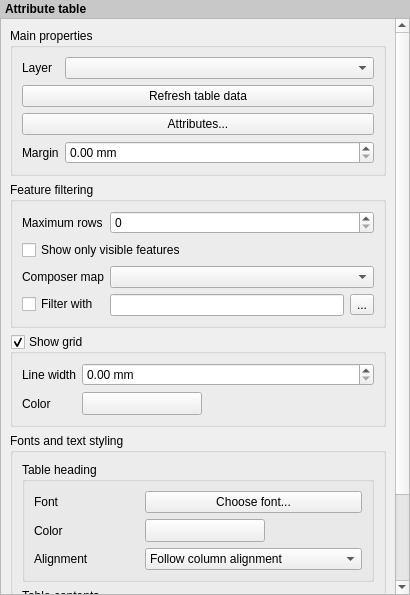
<?xml version="1.0" encoding="UTF-8"?>
<ui version="4.0">
 <class>ComposerTableWidgetBase</class>
 <widget class="QWidget" name="ComposerTableWidgetBase">
  <property name="geometry">
   <rect>
    <x>0</x>
    <y>0</y>
    <width>410</width>
    <height>595</height>
   </rect>
  </property>
  <property name="windowTitle">
   <string>Attribute Table</string>
  </property>
  <layout class="QVBoxLayout" name="verticalLayout">
   <property name="spacing">
    <number>0</number>
   </property>
   <property name="leftMargin">
    <number>0</number>
   </property>
   <property name="topMargin">
    <number>0</number>
   </property>
   <property name="rightMargin">
    <number>0</number>
   </property>
   <property name="bottomMargin">
    <number>0</number>
   </property>
   <item>
    <widget class="QLabel" name="label">
     <property name="sizePolicy">
      <sizepolicy hsizetype="Preferred" vsizetype="Maximum">
       <horstretch>0</horstretch>
       <verstretch>0</verstretch>
      </sizepolicy>
     </property>
     <property name="styleSheet">
      <string notr="true">padding: 2px; font-weight: bold; background-color: rgb(200, 200, 200);</string>
     </property>
     <property name="text">
      <string>Attribute table</string>
     </property>
    </widget>
   </item>
   <item>
    <widget class="QScrollArea" name="scrollArea">
     <property name="widgetResizable">
      <bool>true</bool>
     </property>
     <widget class="QWidget" name="scrollAreaWidgetContents">
      <property name="geometry">
       <rect>
        <x>0</x>
        <y>0</y>
        <width>391</width>
        <height>612</height>
       </rect>
      </property>
      <layout class="QVBoxLayout" name="mainLayout">
       <item>
        <widget class="QgsCollapsibleGroupBoxBasic" name="groupBox">
         <property name="focusPolicy">
          <enum>Qt::StrongFocus</enum>
         </property>
         <property name="title">
          <string>Main properties</string>
         </property>
         <property name="syncGroup" stdset="0">
          <string notr="true">composeritem</string>
         </property>
         <property name="collapsed" stdset="0">
          <bool>false</bool>
         </property>
         <layout class="QFormLayout" name="formLayout">
          <property name="fieldGrowthPolicy">
           <enum>QFormLayout::AllNonFixedFieldsGrow</enum>
          </property>
          <property name="labelAlignment">
           <set>Qt::AlignLeading|Qt::AlignLeft|Qt::AlignVCenter</set>
          </property>
          <item row="0" column="0">
           <widget class="QLabel" name="mLayerLabel">
            <property name="text">
             <string>Layer</string>
            </property>
            <property name="wordWrap">
             <bool>true</bool>
            </property>
           </widget>
          </item>
          <item row="0" column="1">
           <widget class="QgsMapLayerComboBox" name="mLayerComboBox">
            <property name="sizePolicy">
             <sizepolicy hsizetype="Expanding" vsizetype="Fixed">
              <horstretch>0</horstretch>
              <verstretch>0</verstretch>
             </sizepolicy>
            </property>
           </widget>
          </item>
          <item row="1" column="0" colspan="2">
           <widget class="QPushButton" name="mRefreshPushButton">
            <property name="text">
             <string>Refresh table data</string>
            </property>
           </widget>
          </item>
          <item row="2" column="0" colspan="2">
           <widget class="QPushButton" name="mAttributesPushButton">
            <property name="text">
             <string>Attributes...</string>
            </property>
           </widget>
          </item>
          <item row="3" column="0">
           <widget class="QLabel" name="mMarginLabel">
            <property name="text">
             <string>Margin</string>
            </property>
            <property name="wordWrap">
             <bool>true</bool>
            </property>
            <property name="buddy">
             <cstring>mMarginSpinBox</cstring>
            </property>
           </widget>
          </item>
          <item row="3" column="1">
           <widget class="QDoubleSpinBox" name="mMarginSpinBox">
            <property name="suffix">
             <string> mm</string>
            </property>
           </widget>
          </item>
         </layout>
        </widget>
       </item>
       <item>
        <widget class="QgsCollapsibleGroupBoxBasic" name="groupBox_5">
         <property name="focusPolicy">
          <enum>Qt::StrongFocus</enum>
         </property>
         <property name="title">
          <string>Feature filtering</string>
         </property>
         <property name="syncGroup" stdset="0">
          <string notr="true">composeritem</string>
         </property>
         <property name="collapsed" stdset="0">
          <bool>false</bool>
         </property>
         <layout class="QFormLayout" name="formLayout_3">
          <item row="0" column="0">
           <widget class="QLabel" name="mMaxNumFeaturesLabel">
            <property name="text">
             <string>Maximum rows</string>
            </property>
            <property name="wordWrap">
             <bool>true</bool>
            </property>
            <property name="buddy">
             <cstring>mMaximumColumnsSpinBox</cstring>
            </property>
           </widget>
          </item>
          <item row="0" column="1">
           <widget class="QSpinBox" name="mMaximumColumnsSpinBox">
            <property name="maximum">
             <number>999</number>
            </property>
           </widget>
          </item>
          <item row="1" column="0" colspan="2">
           <widget class="QCheckBox" name="mShowOnlyVisibleFeaturesCheckBox">
            <property name="text">
             <string>Show only visible features</string>
            </property>
           </widget>
          </item>
          <item row="2" column="0">
           <widget class="QLabel" name="mComposerMapLabel">
            <property name="text">
             <string>Composer map</string>
            </property>
            <property name="wordWrap">
             <bool>true</bool>
            </property>
            <property name="buddy">
             <cstring>mComposerMapComboBox</cstring>
            </property>
           </widget>
          </item>
          <item row="2" column="1">
           <widget class="QComboBox" name="mComposerMapComboBox"/>
          </item>
          <item row="3" column="0">
           <widget class="QCheckBox" name="mFeatureFilterCheckBox">
            <property name="text">
             <string>Filter with</string>
            </property>
           </widget>
          </item>
          <item row="3" column="1">
           <layout class="QHBoxLayout" name="horizontalLayout">
            <item>
             <widget class="QLineEdit" name="mFeatureFilterEdit"/>
            </item>
            <item>
             <widget class="QToolButton" name="mFeatureFilterButton">
              <property name="text">
               <string>...</string>
              </property>
              <property name="icon">
               <iconset>
                <normaloff>:/images/themes/default/mIconExpression.svg</normaloff>:/images/themes/default/mIconExpression.svg</iconset>
              </property>
             </widget>
            </item>
           </layout>
          </item>
         </layout>
         <zorder>mShowOnlyVisibleFeaturesCheckBox</zorder>
         <zorder>mComposerMapLabel</zorder>
         <zorder>mComposerMapComboBox</zorder>
         <zorder>mFeatureFilterCheckBox</zorder>
         <zorder>mMaximumColumnsSpinBox</zorder>
         <zorder>mMaxNumFeaturesLabel</zorder>
        </widget>
       </item>
       <item>
        <widget class="QgsCollapsibleGroupBoxBasic" name="mShowGridGroupCheckBox">
         <property name="title">
          <string>Show grid</string>
         </property>
         <property name="checkable">
          <bool>true</bool>
         </property>
         <property name="syncGroup" stdset="0">
          <string notr="true">composeritem</string>
         </property>
         <property name="collapsed" stdset="0">
          <bool>false</bool>
         </property>
         <layout class="QFormLayout" name="formLayout_2">
          <item row="0" column="0">
           <widget class="QLabel" name="mGridStrokeWidthLabel">
            <property name="text">
             <string>Line width</string>
            </property>
            <property name="wordWrap">
             <bool>true</bool>
            </property>
            <property name="buddy">
             <cstring>mGridStrokeWidthSpinBox</cstring>
            </property>
           </widget>
          </item>
          <item row="0" column="1">
           <widget class="QDoubleSpinBox" name="mGridStrokeWidthSpinBox">
            <property name="suffix">
             <string> mm</string>
            </property>
           </widget>
          </item>
          <item row="1" column="0">
           <widget class="QLabel" name="label_6">
            <property name="text">
             <string>Color</string>
            </property>
           </widget>
          </item>
          <item row="1" column="1">
           <widget class="QgsColorButtonV2" name="mGridColorButton">
            <property name="minimumSize">
             <size>
              <width>120</width>
              <height>0</height>
             </size>
            </property>
            <property name="maximumSize">
             <size>
              <width>120</width>
              <height>16777215</height>
             </size>
            </property>
            <property name="text">
             <string/>
            </property>
           </widget>
          </item>
         </layout>
        </widget>
       </item>
       <item>
        <widget class="QgsCollapsibleGroupBoxBasic" name="groupBox_3">
         <property name="focusPolicy">
          <enum>Qt::StrongFocus</enum>
         </property>
         <property name="title">
          <string>Fonts and text styling</string>
         </property>
         <property name="syncGroup" stdset="0">
          <string notr="true">composeritem</string>
         </property>
         <property name="collapsed" stdset="0">
          <bool>false</bool>
         </property>
         <layout class="QVBoxLayout" name="verticalLayout_2">
          <item>
           <widget class="QGroupBox" name="groupBox_2">
            <property name="title">
             <string>Table heading</string>
            </property>
            <layout class="QGridLayout" name="gridLayout">
             <item row="3" column="1" colspan="2">
              <widget class="QComboBox" name="mHeaderHAlignmentComboBox">
               <property name="sizePolicy">
                <sizepolicy hsizetype="Expanding" vsizetype="Fixed">
                 <horstretch>0</horstretch>
                 <verstretch>0</verstretch>
                </sizepolicy>
               </property>
               <item>
                <property name="text">
                 <string>Follow column alignment</string>
                </property>
               </item>
               <item>
                <property name="text">
                 <string>Left</string>
                </property>
               </item>
               <item>
                <property name="text">
                 <string>Center</string>
                </property>
               </item>
               <item>
                <property name="text">
                 <string>Right</string>
                </property>
               </item>
              </widget>
             </item>
             <item row="3" column="0">
              <widget class="QLabel" name="label_2">
               <property name="text">
                <string>Alignment</string>
               </property>
              </widget>
             </item>
             <item row="2" column="0">
              <widget class="QLabel" name="label_3">
               <property name="text">
                <string>Color</string>
               </property>
              </widget>
             </item>
             <item row="0" column="0">
              <widget class="QLabel" name="label_5">
               <property name="text">
                <string>Font</string>
               </property>
              </widget>
             </item>
             <item row="0" column="1" colspan="2">
              <widget class="QPushButton" name="mHeaderFontPushButton">
               <property name="text">
                <string>Choose font...</string>
               </property>
              </widget>
             </item>
             <item row="2" column="1" colspan="2">
              <widget class="QgsColorButtonV2" name="mHeaderFontColorButton">
               <property name="minimumSize">
                <size>
                 <width>120</width>
                 <height>0</height>
                </size>
               </property>
               <property name="maximumSize">
                <size>
                 <width>120</width>
                 <height>16777215</height>
                </size>
               </property>
               <property name="text">
                <string/>
               </property>
              </widget>
             </item>
            </layout>
           </widget>
          </item>
          <item>
           <widget class="QGroupBox" name="groupBox_4">
            <property name="title">
             <string>Table contents</string>
            </property>
            <layout class="QGridLayout" name="gridLayout_2">
             <item row="1" column="0">
              <widget class="QLabel" name="label_4">
               <property name="text">
                <string>Color</string>
               </property>
              </widget>
             </item>
             <item row="1" column="1" colspan="2">
              <widget class="QgsColorButtonV2" name="mContentFontColorButton">
               <property name="minimumSize">
                <size>
                 <width>120</width>
                 <height>0</height>
                </size>
               </property>
               <property name="maximumSize">
                <size>
                 <width>120</width>
                 <height>16777215</height>
                </size>
               </property>
               <property name="text">
                <string/>
               </property>
              </widget>
             </item>
             <item row="0" column="1" colspan="2">
              <widget class="QPushButton" name="mContentFontPushButton">
               <property name="text">
                <string>Choose font...</string>
               </property>
              </widget>
             </item>
             <item row="0" column="0">
              <widget class="QLabel" name="lblContentsFont">
               <property name="text">
                <string>Font</string>
               </property>
              </widget>
             </item>
            </layout>
           </widget>
          </item>
         </layout>
        </widget>
       </item>
      </layout>
     </widget>
    </widget>
   </item>
  </layout>
 </widget>
 <customwidgets>
  <customwidget>
   <class>QgsCollapsibleGroupBoxBasic</class>
   <extends>QGroupBox</extends>
   <header>qgscollapsiblegroupbox.h</header>
   <container>1</container>
  </customwidget>
  <customwidget>
   <class>QgsMapLayerComboBox</class>
   <extends>QComboBox</extends>
   <header location="global">qgsmaplayercombobox.h</header>
  </customwidget>
  <customwidget>
   <class>QgsColorButtonV2</class>
   <extends>QToolButton</extends>
   <header>qgscolorbuttonv2.h</header>
   <container>1</container>
  </customwidget>
 </customwidgets>
 <tabstops>
  <tabstop>scrollArea</tabstop>
  <tabstop>groupBox</tabstop>
  <tabstop>mLayerComboBox</tabstop>
  <tabstop>mRefreshPushButton</tabstop>
  <tabstop>mAttributesPushButton</tabstop>
  <tabstop>mMarginSpinBox</tabstop>
  <tabstop>groupBox_5</tabstop>
  <tabstop>mMaximumColumnsSpinBox</tabstop>
  <tabstop>mShowOnlyVisibleFeaturesCheckBox</tabstop>
  <tabstop>mComposerMapComboBox</tabstop>
  <tabstop>mFeatureFilterCheckBox</tabstop>
  <tabstop>mFeatureFilterEdit</tabstop>
  <tabstop>mFeatureFilterButton</tabstop>
  <tabstop>mShowGridGroupCheckBox</tabstop>
  <tabstop>mGridStrokeWidthSpinBox</tabstop>
  <tabstop>mGridColorButton</tabstop>
  <tabstop>groupBox_3</tabstop>
  <tabstop>mHeaderFontPushButton</tabstop>
  <tabstop>mHeaderFontColorButton</tabstop>
  <tabstop>mHeaderHAlignmentComboBox</tabstop>
  <tabstop>mContentFontPushButton</tabstop>
  <tabstop>mContentFontColorButton</tabstop>
 </tabstops>
 <resources>
  <include location="../../../images/images.qrc"/>
 </resources>
 <connections/>
</ui>
